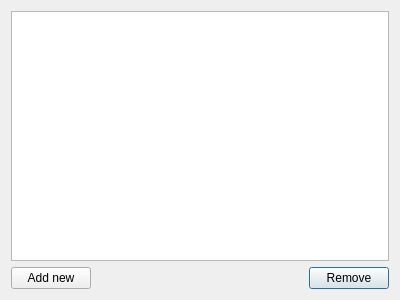
<?xml version="1.0" encoding="UTF-8"?>
<ui version="4.0">
 <class>OutputsListWindow</class>
 <widget class="QDialog" name="OutputsListWindow">
  <property name="geometry">
   <rect>
    <x>0</x>
    <y>0</y>
    <width>400</width>
    <height>300</height>
   </rect>
  </property>
  <property name="windowTitle">
   <string>Dialog</string>
  </property>
  <layout class="QGridLayout" name="gridLayout">
   <item row="3" column="2">
    <widget class="QPushButton" name="removeButton">
     <property name="text">
      <string>Remove</string>
     </property>
    </widget>
   </item>
   <item row="2" column="0" colspan="3">
    <widget class="QTableView" name="tableView"/>
   </item>
   <item row="3" column="0">
    <widget class="QPushButton" name="addButton">
     <property name="text">
      <string>Add new</string>
     </property>
    </widget>
   </item>
   <item row="3" column="1">
    <spacer name="horizontalSpacer">
     <property name="orientation">
      <enum>Qt::Horizontal</enum>
     </property>
     <property name="sizeHint" stdset="0">
      <size>
       <width>40</width>
       <height>20</height>
      </size>
     </property>
    </spacer>
   </item>
  </layout>
 </widget>
 <resources/>
 <connections/>
</ui>
